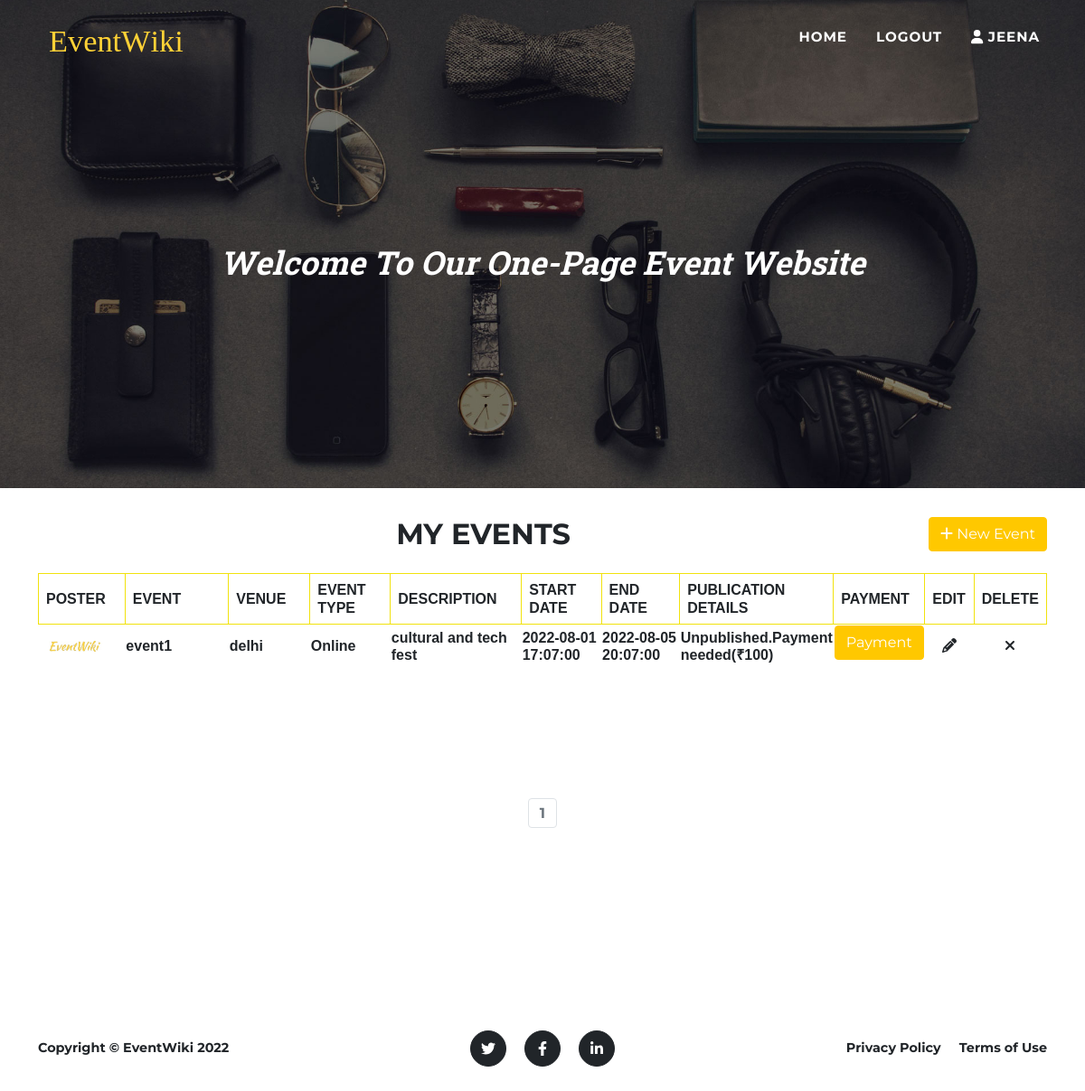
/events_list (signed in), run on the app's committed database.
### EventApp/models.py (models this page shows, shortened)
class clsEventDetails(models.Model):
    pk_event_id = models.BigAutoField(primary_key=True)
    fk_user = models.ForeignKey("clsUser", on_delete=models.CASCADE,related_name="clsEventDetails_clsUser_1")
    dat_event_start_date_time = models.DateTimeField()
    dat_event_end_date_time = models.DateTimeField()
    vhr_event_name = models.CharField(max_length=30,blank=True)
    vhr_event_venue = models.CharField(max_length=30,blank=True)
    vhr_event_description = models.TextField()
    vhr_event_file_upload = models.CharField(max_length=100,blank=True)
    dat_created_datetime = models.DateTimeField()
    int_event_location_type = models.IntegerField(default=1)
    int_if_paid = models.IntegerField(default=0)
    int_last_action = models.IntegerField(default=1)
    pass

### EventApp/views.py (the view)
# urls.py: path('events_list', views.events_list, name='events_list'),
def events_list(request):
    event_location_type = ['', 'Physical venue', 'Online', 'Recorded Events']
    database_items = clsEventDetails.objects.filter(~Q(int_last_action = 0),Q(fk_user_id = int(request.session['intLoginUserId'])))
    all_items_list = []
    date_output_format = '%Y-%m-%d %H:%M:%S'
    for each_item in database_items:
        all_items_dict = dict()
        all_items_dict['intPkEventId'] = each_item.pk_event_id
        all_items_dict['intFkUserId'] = each_item.fk_user_id
        all_items_dict['strEventStartDateTime'] = each_item.dat_event_start_date_time.strftime(date_output_format)
        all_items_dict['strEventEndDateTime'] = each_item.dat_event_end_date_time.strftime(date_output_format)
        all_items_dict['strEventName'] = each_item.vhr_event_name
        all_items_dict['strEventVenue'] = each_item.vhr_event_venue
        all_items_dict['strEventDescription'] = each_item.vhr_event_description.replace('\n','')
        all_items_dict['strEventPoster'] = each_item.vhr_event_file_upload
        all_items_dict['strCreatedDateTime'] = each_item.dat_created_datetime.strftime(date_output_format)
        all_items_dict['intLastAction'] = each_item.int_last_action
        all_items_dict['intIfPaid'] = each_item.int_if_paid
        all_items_dict['intEventLocation'] = each_item.int_event_location_type
        all_items_dict['strEventLocation'] = event_location_type[each_item.int_event_location_type]
        all_items_dict['strPublicationDetails'] = 'Unpublished.Payment needed(₹100)'
        if each_item.int_if_paid:
            all_items_dict['strPublicationDetails'] = 'Published'
        all_items_list.append(all_items_dict)
    events = ''
    nums = ''
    if len(all_items_list):
        p = Paginator(all_items_list, 3)
        page = request.GET.get('page')
        events = p.get_page(page)
        nums = "a" * events.paginator.num_pages
    return render(request, 'eventsList.html', {'lstAllItems': all_items_list, 'events': events, 'nums': nums})

### EventApp/templates/eventsList.html (shortened to what this page needs)
<!DOCTYPE html>
<html lang="en">
    {% load static %}
    <head>
        <link href={% static 'css/styles.css' %} rel="stylesheet" />
        <link rel="stylesheet" href="//cdn.jsdelivr.net/npm/alertifyjs@1.13.1/build/css/alertify.min.css"/>
    </head>
    <body id="page-top">
        <nav class="navbar navbar-expand-lg navbar-dark fixed-top" id="mainNav">
            <div class="container">
                <a class="navbar-brand" href="#page-top"><img src= {% static 'assets/img/navbar-logo.svg' %}  alt="..." /></a>
                <div class="collapse navbar-collapse" id="navbarResponsive">
                    <ul class="navbar-nav text-uppercase ms-auto py-4 py-lg-0">
                        <li class="nav-item"><a class="nav-link" href="{% url 'index' %}">Home</a></li>
                        <li class="nav-item"><a class="nav-link" href="{% url 'logout' %}">Logout</a></li>
                        {% if request.session.intLoginUserId %}
                        <li class="nav-item"><a class="nav-link" href=""><i class="fa fa-user"></i> {{request.session.strLoginUserName}}</a></li>
                        {% endif %}
                    </ul>
                </div>
            </div>
        </nav>
        <header class="masthead">
            <div class="container">
                <div class="masthead-subheading">Welcome To Our One-Page Event Website</div>
            </div>
        </header>
        <section class="page-section" id="about">
                <div class="container">
                    <div style="display: block; text-align: center;">
                    <div class="masthead-heading text-uppercase text-center" style="display: inline-block;"><h2>My Events</h2></div>
                    <div class="create-new-event-button">
                        <a class="btn btn-primary" href="{% url 'add_event' %}"><i class="fa fa-plus"></i> New Event</a>
                    </div>
                    </div>
                        <table style="width:100%">
                            <tr>
                                <th style="width:10%; text-transform:uppercase;">Poster</th>
                                <th style="width:15%; text-transform:uppercase;">Event</th>
                                <th style="width:10%; text-transform:uppercase ;">Venue</th>
                                <th style="width:10%; text-transform:uppercase;">Event Type</th>
                                <th style="width:15%; text-transform:uppercase">Description</th>
                                <th style="width:10%; text-transform:uppercase;">Start Date</th>
                                <th style="width:10%; text-transform:uppercase;">End Date</th>
                                <th style="width:10%; text-transform:uppercase;">Publication Details</th>
                                <th style="width:5%; text-transform:uppercase; ">Payment</th>
                                <th style="width:5%; text-transform:uppercase; ">Edit</th>
                                <th style="width:5%; text-transform:uppercase;">Delete</th>
                            </tr>
                            <tbody id = "tbyIdListAllEvents1">
                            {% for objEvents in events %}
                            <tr class = "trCls" id = "trId{{ objEvents.intPkEventId }}">
                                <td>
                                    <a target="_blank" href= "static/attachment/{{ objEvents.strEventPoster }}">
                                        <img class="thumbnail_poster" src="static/attachment/{{ objEvents.strEventPoster }}"/>
                                    </a>
                                </td>
                            <td id="tdIdSlNo{{ objEvents.intPkEventId }}">
                                {{objEvents.strEventName}}
                            </td>
                            <td id="id{{ objEvents.intPkEventId }}" >{{ objEvents.strEventVenue }}</td>
                            <td>{{ objEvents.strEventLocation }}</td>
                            <td>{{ objEvents.strEventDescription }}</td>
                            <td>{{ objEvents.strEventStartDateTime }}</td>
                            <td>{{ objEvents.strEventEndDateTime }}</td>
                            <td>{{ objEvents.strPublicationDetails }}</td>
                            <td>{% if objEvents.intIfPaid == 1 %}
                                Paid
                                {% else %}
                                <a class="btn btn-primary" onclick = "fnLoadPayment({{ objEvents.intPkEventId }})" id="btnIdPayment_{{ objEvents.intPkEventId }}" >Payment</a>
                                {% endif %}
                            </td>
                            <td class="edit" style="text-align: center;"><a href="#"  onclick="onEditIconClick({{ objEvents.intPkEventId }});" style="color: #212529;"><i class="fa  fa-pencil"></i></a></td>
                            <td class="delete" style="text-align: center;"><a href="#" onclick="onDeleteIconClick('{{ objEvents.intPkEventId }}', '{{ objEvents.strEventName }}', '{{ objEvents.intLastAction }}');" style="color: #212529;"><i class="fa fa-times"></i></a></td>
                            </tr>
                            {% endfor %}
                            </tbody>
                        </table>
                    <section>
                    <nav aria-label="Page navigation">
                      <ul class="pagination justify-content-center">
                          {% for i in nums %}
                          {% if events.number == forloop.counter %}
                          <li class="page-item disabled"><a class="page-link" href="?page={{ forloop.counter }}">{{ forloop.counter }}</a></li>
                          {% else %}
                          <li class="page-item"><a class="page-link" href="?page={{ forloop.counter }}">{{ forloop.counter }}</a></li>
                          {% endif %}
                          {% endfor %}
                      </ul>
                    </nav>
                    </section>
                </div>
        </section>
        <footer class="footer py-4">
            <div class="container">
                <div class="row align-items-center">
                    <div class="col-lg-4 text-lg-start">Copyright &copy; EventWiki 2022</div>
                    <div class="col-lg-4 my-3 my-lg-0">
                        <a class="btn btn-dark btn-social mx-2" href="#!" aria-label="Twitter"><i class="fab fa-twitter"></i></a>
                        <a class="btn btn-dark btn-social mx-2" href="#!" aria-label="Facebook"><i class="fab fa-facebook-f"></i></a>
                        <a class="btn btn-dark btn-social mx-2" href="#!" aria-label="LinkedIn"><i class="fab fa-linkedin-in"></i></a>
                    </div>
                    <div class="col-lg-4 text-lg-end">
                        <a class="link-dark text-decoration-none me-3" href="#!">Privacy Policy</a>
                        <a class="link-dark text-decoration-none" href="#!">Terms of Use</a>
                    </div>
                </div>
            </div>
        </footer>
    </body>
</html>

### EventApp/templates/eventsList.html (style rules this page uses)
table { font-family: arial, sans-serif; border-collapse: collapse; width: 100%; }
th, th { border: 1px solid #dddddd; text-align: left; padding: 8px; border-color: #f1e20d; }
.thumbnail_poster { border-radius: 4px; padding: 5px; width: 80px; }

### data on the page
clsEventDetails: strEventPoster (picture), strEventName "event1", strEventVenue "delhi", strEventDescription "cultural and tech fest"

### other printed values
{{ request.session.strLoginUserName }} "JEENA"
{{ objEvents.strEventLocation }} "Online"
{{ objEvents.strEventStartDateTime }} "2022-08-01 17:07:00"
{{ objEvents.strEventEndDateTime }} "2022-08-05 20:07:00"
{{ objEvents.strPublicationDetails }} "Unpublished.Payment needed(₹100)"
